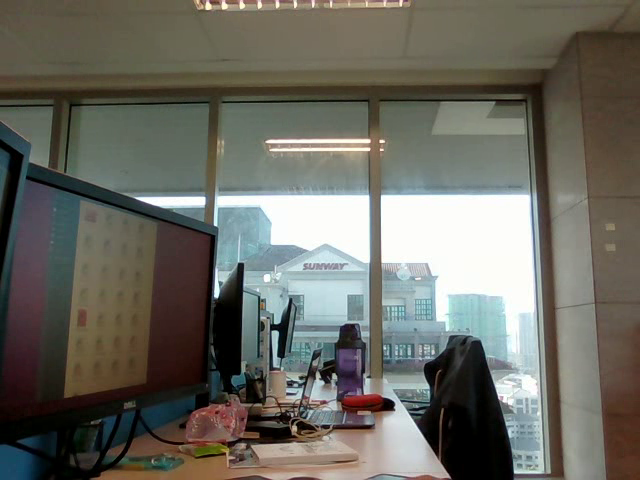
#> input picture frame 10 of output2.mp4, 640 x 480 px
$ python record_multivid.py
#> lines starting #> are read from the running program, lines starting #| are printed output that depends on the picture
# -*- coding: utf-8 -*-
"""
Created on Tue Dec 22 09:16:51 2020

@author: Ghazali
"""

# Must run on main() function to make it works

import cv2
#import numpy as np
import concurrent.futures
import multiprocessing

def display_video(vid):

    print("Displaying Video " + vid)
    cap = cv2.VideoCapture(vid)

    writer = cv2.VideoWriter("recording_"+vid, cv2.VideoWriter_fourcc(*'mp4v'), 25, (640, 480))

    while True:
        ret, frames = cap.read()

        if ret is False:
            print("Video Finished "+vid)
            break

        #cv2.imshow(str(cap),frames)
        writer.write(frames)
        # [8 lines of commented-out code are left out]
    writer.release()
    return vid, frames


def main():
    print("Running Main script")
    vids =["output2.mp4","output3.mp4"]


    with concurrent.futures.ProcessPoolExecutor(max_workers=multiprocessing.cpu_count()) as executor:

        for vid in vids:

            executor.submit(display_video,vid)
#> this loop made 1 pass
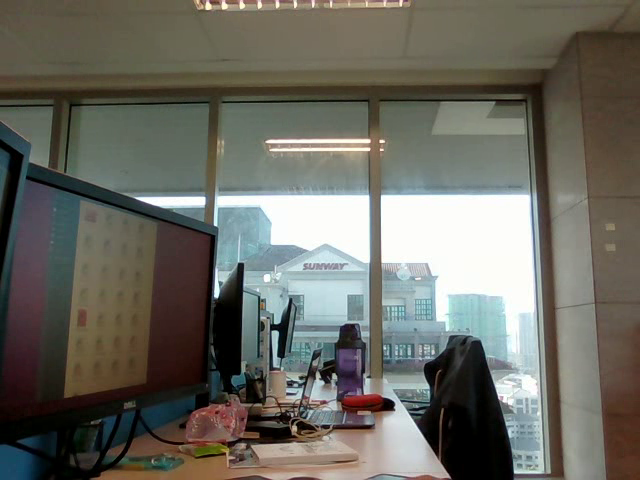
#> input picture frame 10 of output2.mp4, 640 x 480 px
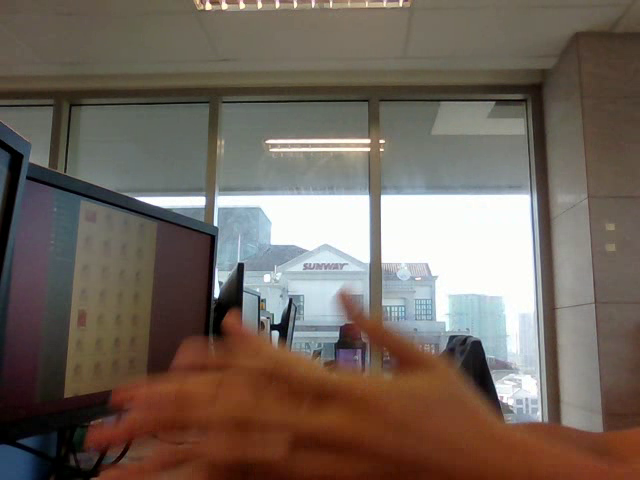
#> input picture frame 31 of output2.mp4, 640 x 480 px
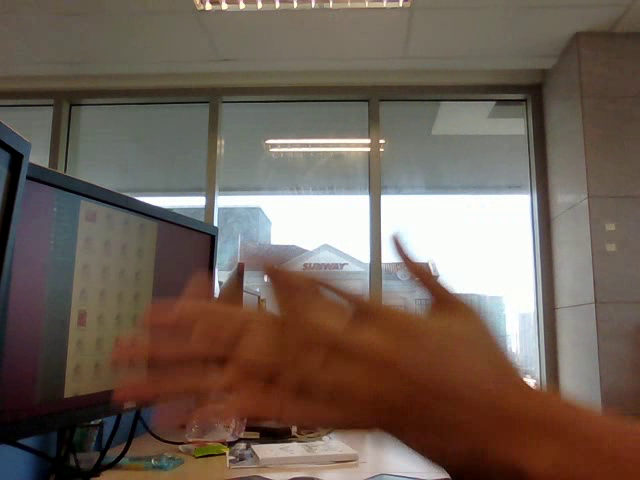
#> input picture frame 32 of output2.mp4, 640 x 480 px
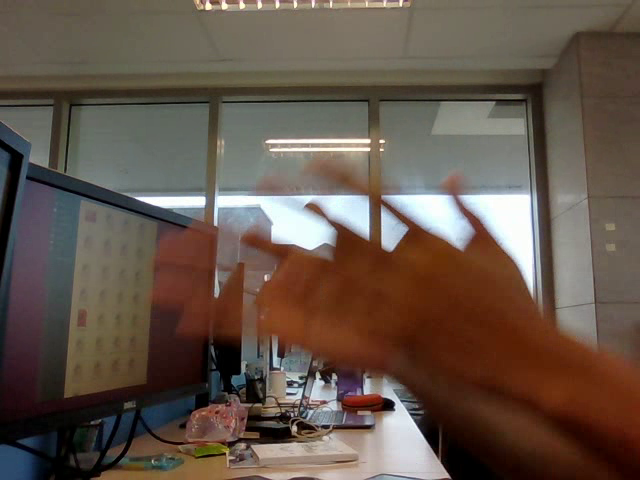
#> input picture frame 33 of output2.mp4, 640 x 480 px
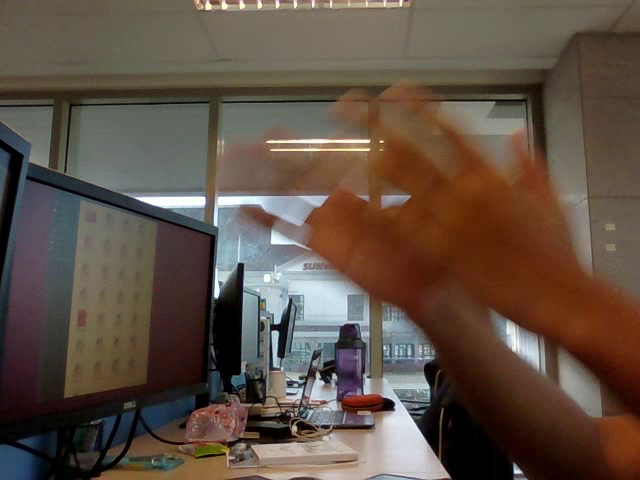
#> input picture frame 34 of output2.mp4, 640 x 480 px
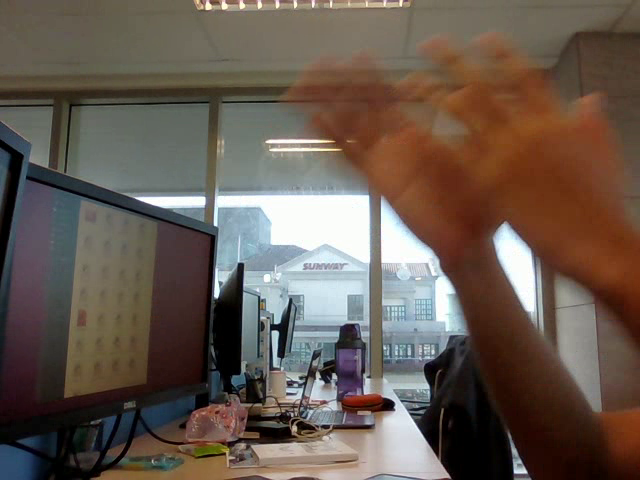
#> input picture frame 35 of output2.mp4, 640 x 480 px
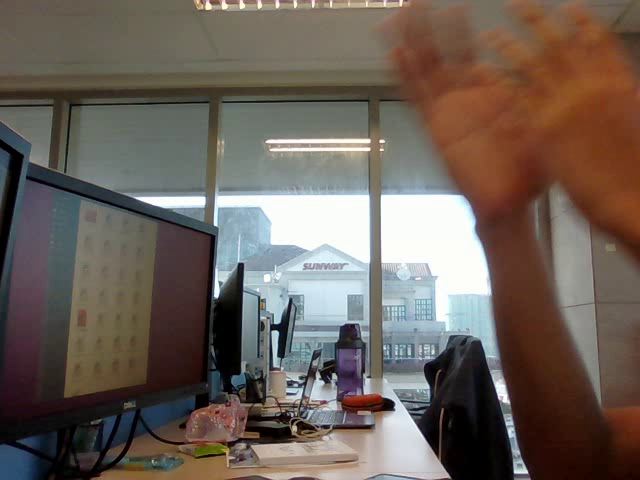
#> input picture frame 36 of output2.mp4, 640 x 480 px
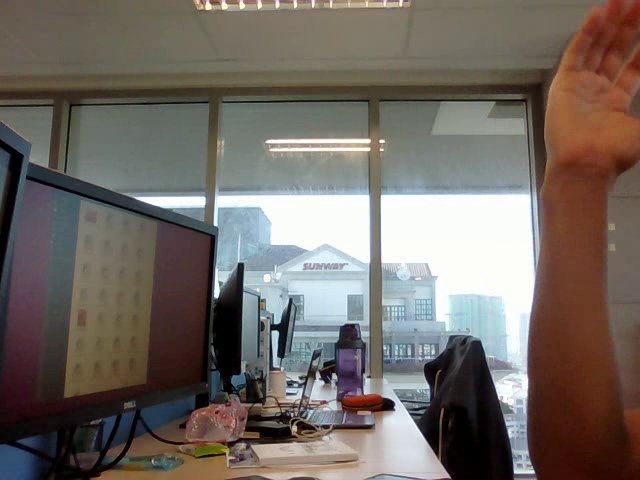
#> input picture frame 39 of output2.mp4, 640 x 480 px
            #print("Running = ",vid)


    #cv2.destroyAllWindows()

if __name__ == '__main__':
    main()

$ run again, starting later in the video
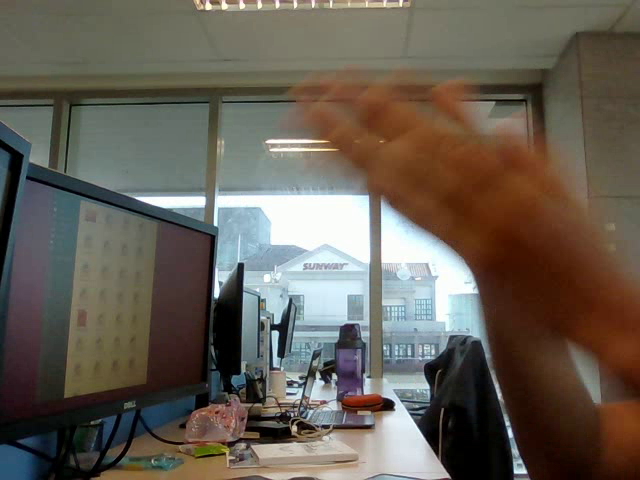
#> input picture frame 49 of output2.mp4, 640 x 480 px
#> the loop in main, `for vid in vids: ` made 1 pass
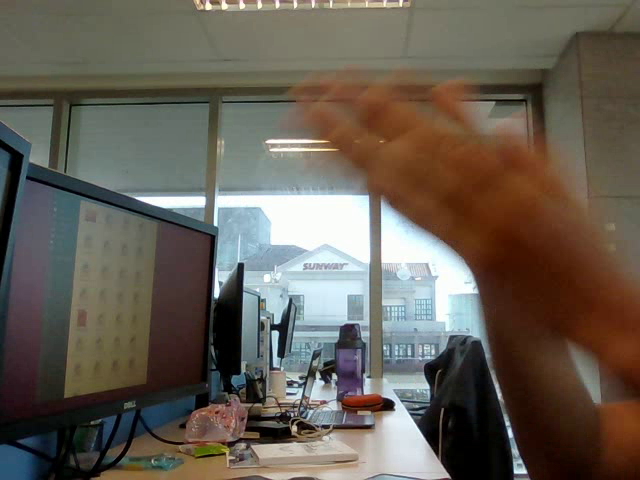
#> input picture frame 49 of output2.mp4, 640 x 480 px
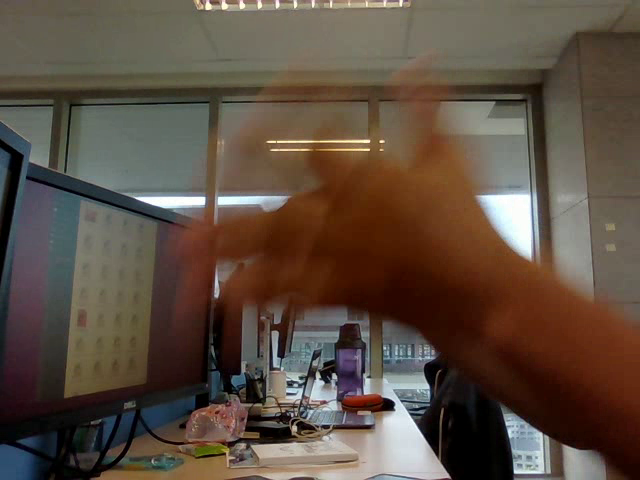
#> input picture frame 75 of output2.mp4, 640 x 480 px
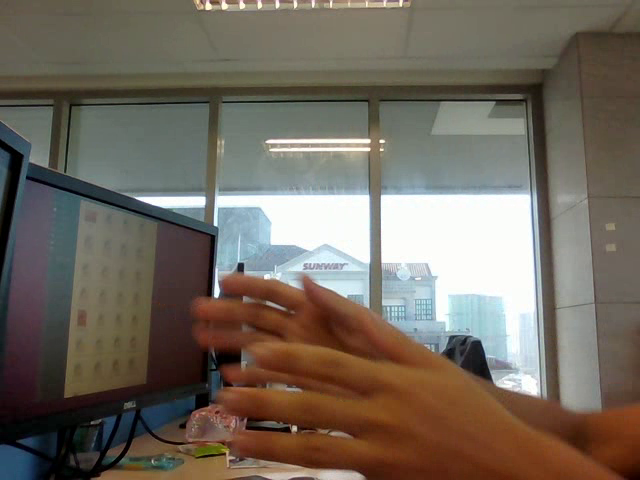
#> input picture frame 78 of output2.mp4, 640 x 480 px
